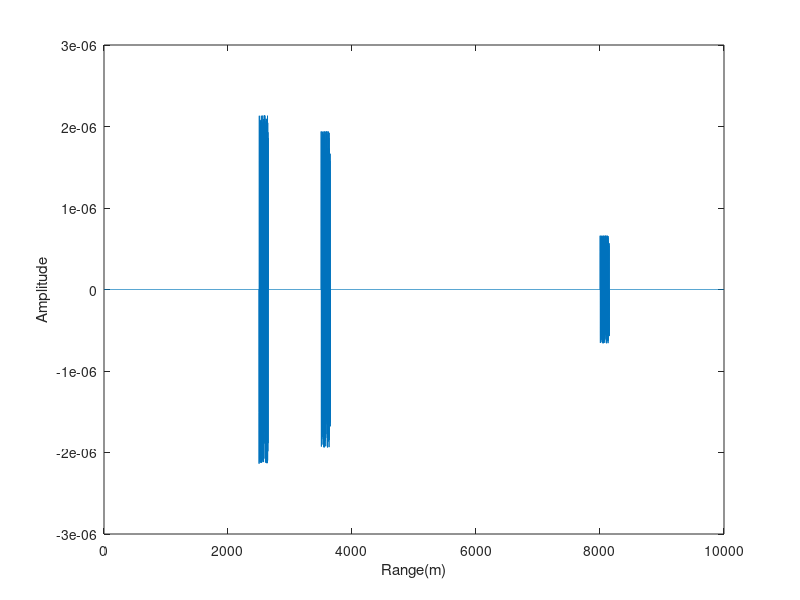

The MATLAB source for this figure:
% Radar Parameters

c = 3e8;
fo = 1.5e9;
Pt = 5;
GdB = 30;
G = 10^(GdB/10);
lambda = c/fo;
Ls = 10^(1.5/10);
La_R = 1;
f_if = 20e6;
B = 20e6;
Tp = 1e-6;
Rmax = 10e3;
Tpri = (2/c)*Rmax + Tp;
mu = B/Tp;
fs = 4*(f_if + B);
L = 256;


%targer Parameters

R_tgt = [2.5e3 8e3 3.5e3];
v_tgt = [25 60 -15]*1000/3600;
rcs = 10.^([10 20 15]/10);


t = 0:1/fs:Tpri - Tp-1/fs;
y = zeros(L,length(t));

for kl = 1:L
    for kt = 1:length(R_tgt)
        tau_kl = 2/c*(R_tgt(kt) + (kl-1)*Tpri*v_tgt(kt));
        Pr_k = Pt*lambda^2*G^2*rcs(kt)/((4*pi)^3*R_tgt(kt)^4*Ls*La_R);
        bk = sqrt(Pr_k);
        y(kl,:) = y(kl,:) + bk/2*rectpuls(t-tau_kl-Tp/2,Tp).*exp(1j*(2*pi*f_if*t-2*pi*fo*tau_kl+pi*mu*(t-tau_kl).^2));
    end
end

figure;
plot(c*t/2,real(y(1,:)));
xlabel('Range(m)');
ylabel( 'Amplitude');